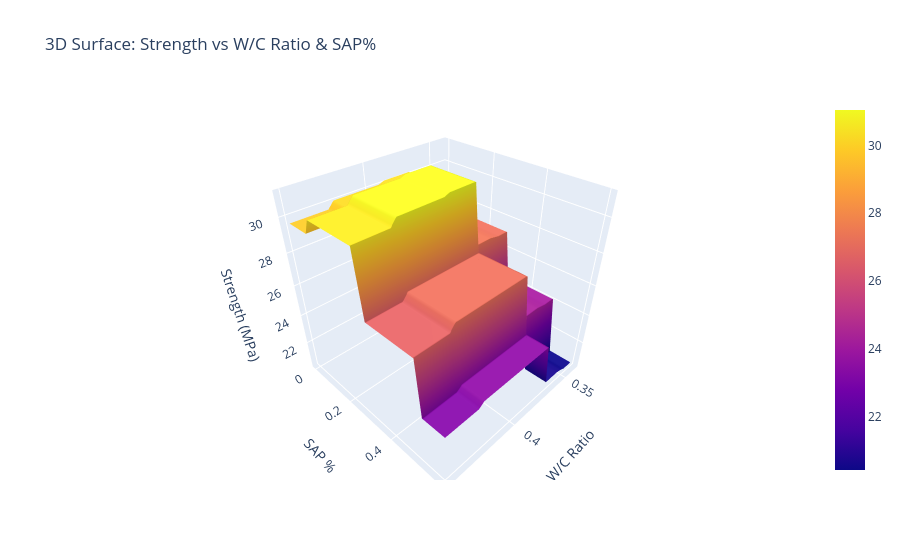

The code cell stored with this chart in its notebook:
### Code cell
import numpy as np
import pandas as pd
import plotly.graph_objects as go

wc_range = np.linspace(df['W_C_Ratio'].min(), df['W_C_Ratio'].max(), 30)
sap_range = np.linspace(df['SAP_%'].min(), df['SAP_%'].max(), 30)

wc_grid, sap_grid = np.meshgrid(wc_range, sap_range)

feature_cols = X_train.columns

base_df = pd.DataFrame(columns=feature_cols)

for col in feature_cols:
    if col == 'W_C_Ratio':
        base_df[col] = wc_grid.ravel()
    elif col == 'SAP_%':
        base_df[col] = sap_grid.ravel()
    else:
        base_df[col] = df[col].median()

z_pred = best_model.predict(base_df)
z_grid = z_pred.reshape(wc_grid.shape)

fig = go.Figure(data=[go.Surface(x=wc_grid, y=sap_grid, z=z_grid)])

fig.update_layout(
    title='3D Surface: Strength vs W/C Ratio & SAP%',
    scene=dict(
        xaxis_title='W/C Ratio',
        yaxis_title='SAP %',
        zaxis_title='Strength (MPa)'
    )
)

fig.show()

### Figure 1 — Plotly figure (JSON) as saved in the notebook; plotly's stock layout.template omitted (floating-point values rounded to 4 significant figures; data arrays with more than 128 entries replaced by an {"elided": "..."} marker saying what was removed)
{"data": [{"type": "surface", "x": {"elided": "30x30 float values"}, "y": {"elided": "30x30 float values"}, "z": {"elided": "30x30 float values"}}], "layout": {"scene": {"xaxis": {"title": {"text": "W/C Ratio"}}, "yaxis": {"title": {"text": "SAP %"}}, "zaxis": {"title": {"text": "Strength (MPa)"}}}, "title": {"text": "3D Surface: Strength vs W/C Ratio & SAP%"}}}
